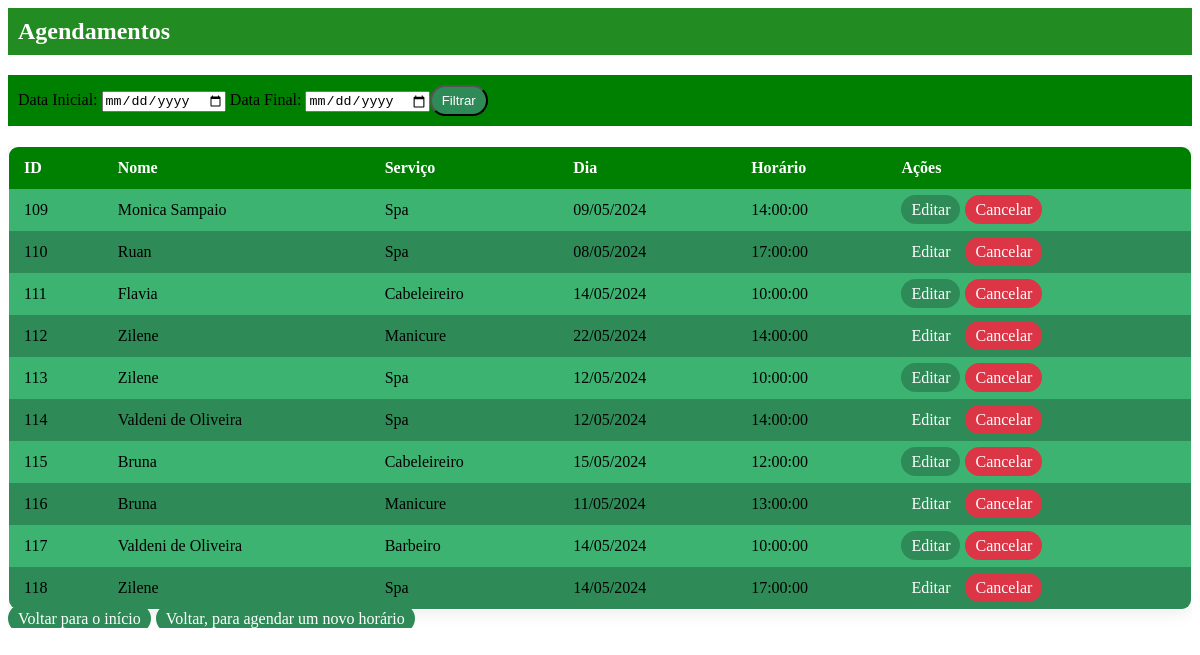
/most.php, run on an earlier commit of the app's database.
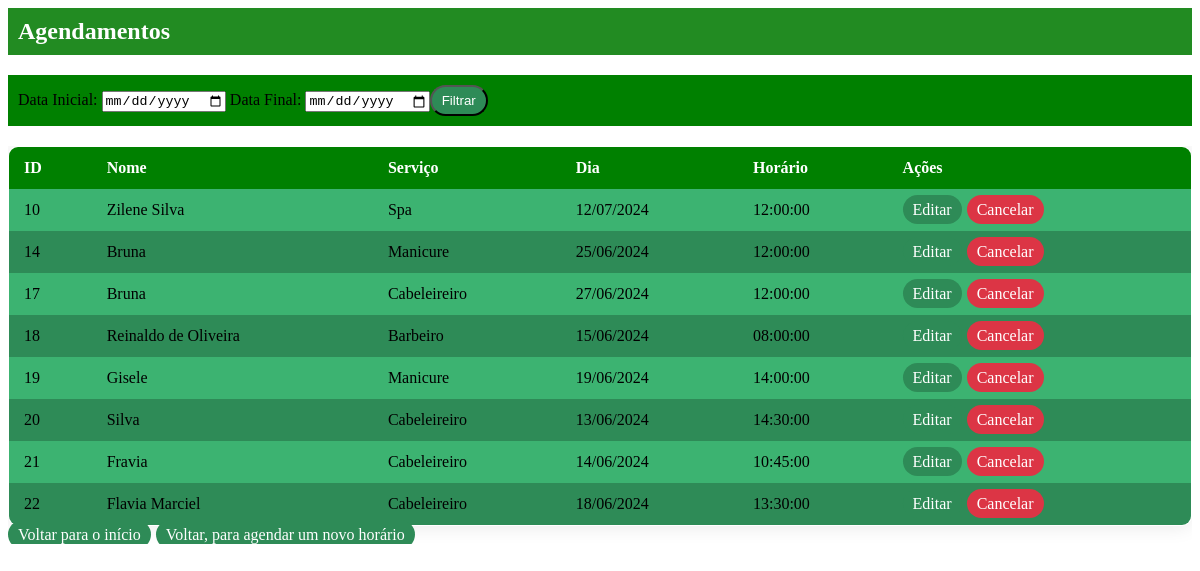
And on a later commit of the database.
### tables this page shows
CREATE TABLE `cliente` (
  `id` int(11) NOT NULL,
  `Nome` varchar(255) NOT NULL,
  `Telefone` varchar(15) NOT NULL,
  `Email` varchar(255) NOT NULL,
  `Servico` enum('Barbeiro','Cabeleireiro','Manicure','Spa') NOT NULL,
  `Dia` date NOT NULL,
  `Horario` time NOT NULL,
  `Senha` varchar(255) NOT NULL,
  `Valor` decimal(10,2) DEFAULT NULL,
  `Descricao` text DEFAULT NULL,
  `Status_Atendimento` enum('Cliente Ausente','Atendido') DEFAULT NULL
);

### most.php (the view, shortened to what this page needs)
<?php
include_once('config.php');
if ($_SERVER["REQUEST_METHOD"] == "POST") {
    $data_inicio = $_POST['data_inicio'];
    $data_fim = $_POST['data_fim'];
    $query = "SELECT * FROM cliente WHERE Status_Atendimento IS NULL AND Dia BETWEEN '$data_inicio' AND '$data_fim'";
} else {
    $query = "SELECT * FROM cliente WHERE Status_Atendimento IS NULL";
}
$result = mysqli_query($conexao, $query);
if(mysqli_num_rows($result) > 0) {
        echo "<h2 style='background-color: #228B22; padding: 10px; color: #fff;'>Agendamentos</h2>";
        echo "<form action='".$_SERVER['PHP_SELF']."' method='post' class='filter-form'>";
        echo "<label for='data_inicio'>Data Inicial: </label>";
        echo "<input type='date' id='data_inicio' name='data_inicio'>";
        echo "<label for='data_fim'>  Data Final: </label>";
        echo "<input type='date' id='data_fim' name='data_fim'>";
        echo "<button type='submit' class='return-btn'>Filtrar</button>";
        echo "</form>";
    echo "<div class='box'>";
    echo "<div class='table-container'>";
    echo "<table class='styled-table'>";
    echo "<thead><tr><th>ID</th><th>Nome</th><th>Serviço</th><th>Dia</th><th>Horário</th><th>Ações</th></tr></thead>";
    echo "<tbody>";
    $count = 0;
    while($row = mysqli_fetch_assoc($result)) {
        $count++;
        $color_class = $count % 2 == 0 ? 'even-row' : 'odd-row';
        echo "<tr class='$color_class'>";
        echo "<td>".$row['id']."</td>";
        echo "<td>".$row['Nome']."</td>";
        echo "<td>".$row['Servico']."</td>";
        echo "<td>".date('d/m/Y', strtotime($row['Dia']))."</td>";
        echo "<td>".$row['Horario']."</td>";
        echo "<td><a class='edit-btn' href='agend_edit.php?id=".$row['id']."'>Editar</a><a class='delete-btn' href='agend_cancelar.php?id=".$row['id']."'>Cancelar</a></td>";
        echo "</tr>";
    }
    echo "</tbody>";
    echo "</table>";
    echo "<a class='return-btn' href='index.php'>Voltar para o início</a>";
    echo "<a class='return-btn' href='agend.php'>Voltar, para agendar um novo horário</a>";
    echo "</div>";
    echo "</div>";
} else {
    echo "<p>Nenhum agendamento encontrado.</p>";
}
?>

### most.php (style rules this page uses)
.table-container { overflow-x: auto; }
.styled-table { width: 100%; border-collapse: collapse; border-spacing: 0; border: 1px solid #ddd; border-radius: 10px; overflow: hidden; box-shadow: 0 0 20px rgba(0, 0, 0, 0.1); }
.styled-table th, .styled-table td { padding: 12px 15px; text-align: left; }
.styled-table th { background-color: #008000; color: #fff; }
.styled-table tbody tr:nth-of-type(odd) { background-color: #3CB371; }
.styled-table tbody tr:nth-of-type(even) { background-color: #2E8B57; }
.styled-table tbody tr:last-of-type { border-bottom: none; }
.edit-btn, .delete-btn, .return-btn { padding: 6px 10px; margin-right: 5px; text-decoration: none; border-radius: 20px; }
.edit-btn { background-color: #2E8B57; color: #fff; }
.delete-btn { background-color: #dc3545; color: #fff; }
.return-btn { background-color:#2E8B57; color: #fff; }
.filter-form { background-color: #008000; padding: 10px; border-radius: 0px; margin-bottom: 20px; }

What changed in the data, as far as the page shows it:
removed cliente: id "109", Nome "Monica Sampaio", Servico "Spa", Dia "09/05/2024", Horario "14:00:00"
removed cliente: id "110", Nome "Ruan", Servico "Spa", Dia "08/05/2024", Horario "17:00:00"
removed cliente: id "111", Nome "Flavia", Servico "Cabeleireiro", Dia "14/05/2024", Horario "10:00:00"
removed cliente: id "112", Nome "Zilene", Servico "Manicure", Dia "22/05/2024", Horario "14:00:00"
removed cliente: id "113", Nome "Zilene", Servico "Spa", Dia "12/05/2024", Horario "10:00:00"
removed cliente: id "114", Nome "Valdeni de Oliveira", Servico "Spa", Dia "12/05/2024", Horario "14:00:00"
removed cliente: id "115", Nome "Bruna", Servico "Cabeleireiro", Dia "15/05/2024", Horario "12:00:00"
removed cliente: id "116", Nome "Bruna", Servico "Manicure", Dia "11/05/2024", Horario "13:00:00"
removed cliente: id "117", Nome "Valdeni de Oliveira", Servico "Barbeiro", Dia "14/05/2024", Horario "10:00:00"
removed cliente: id "118", Nome "Zilene", Servico "Spa", Dia "14/05/2024", Horario "17:00:00"
added cliente: id "10", Nome "Zilene Silva", Servico "Spa", Dia "12/07/2024", Horario "12:00:00"
added cliente: id "14", Nome "Bruna", Servico "Manicure", Dia "25/06/2024", Horario "12:00:00"
added cliente: id "17", Nome "Bruna", Servico "Cabeleireiro", Dia "27/06/2024", Horario "12:00:00"
added cliente: id "18", Nome "Reinaldo de Oliveira", Servico "Barbeiro", Dia "15/06/2024", Horario "08:00:00"
added cliente: id "19", Nome "Gisele", Servico "Manicure", Dia "19/06/2024", Horario "14:00:00"
added cliente: id "20", Nome "Silva", Servico "Cabeleireiro", Dia "13/06/2024", Horario "14:30:00"
added cliente: id "21", Nome "Fravia", Servico "Cabeleireiro", Dia "14/06/2024", Horario "10:45:00"
added cliente: id "22", Nome "Flavia Marciel", Servico "Cabeleireiro", Dia "18/06/2024", Horario "13:30:00"
